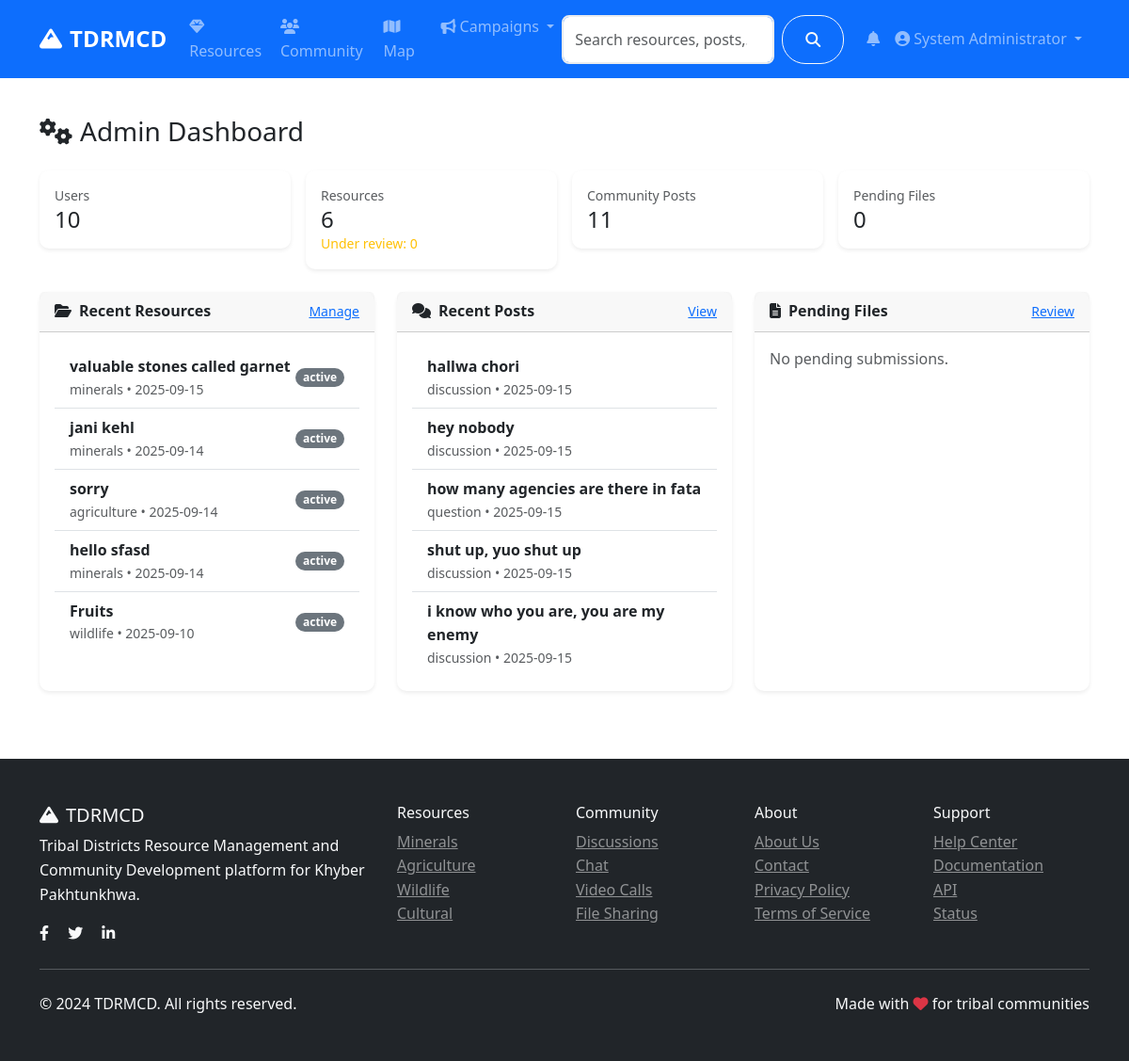
Page /admin/ (signed in) on the earlier database version.
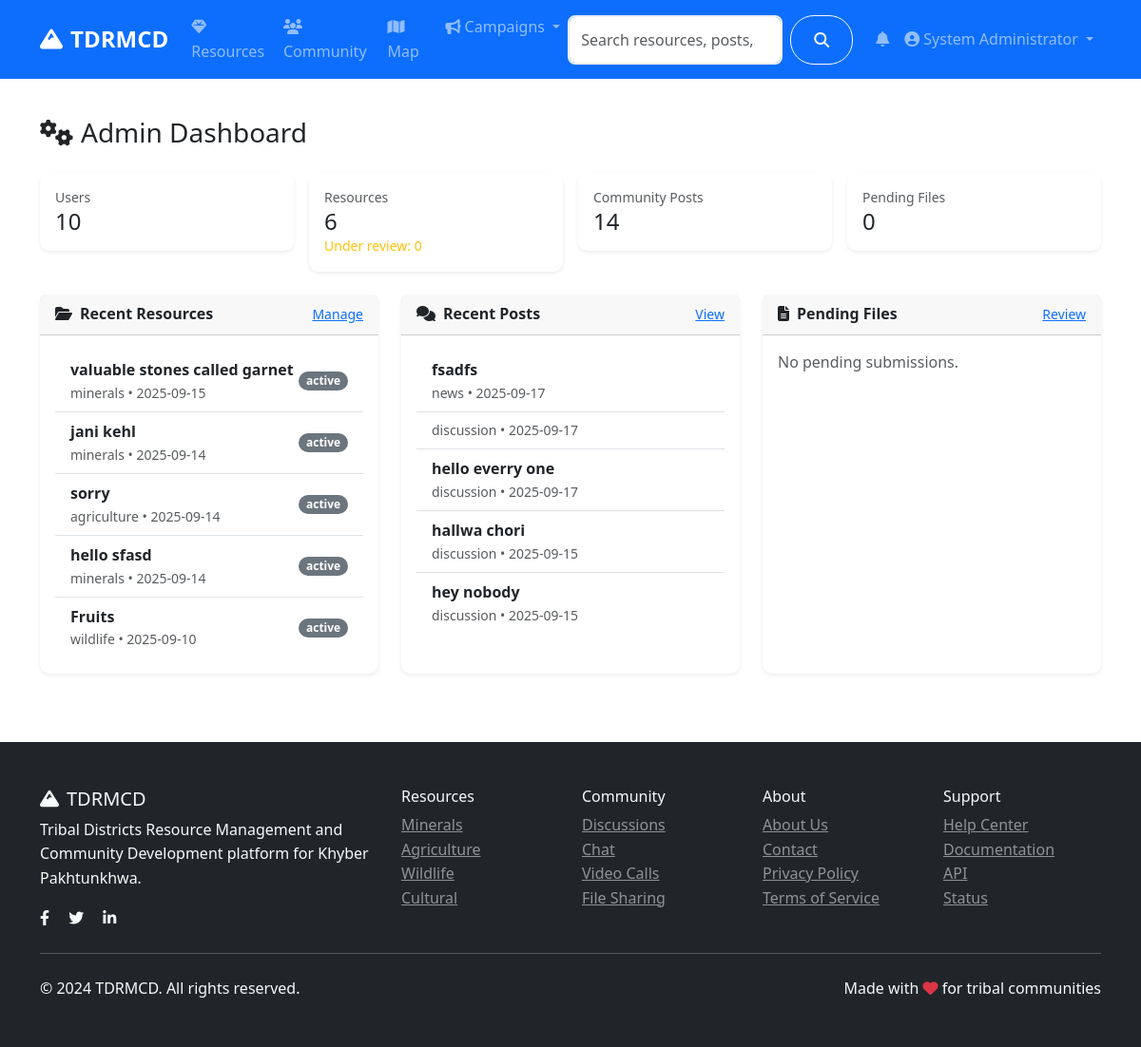
Same page on the later database version.
### models.py (models this page shows, shortened)
class Resource(db.Model):
    id = db.Column(db.Integer, primary_key=True)
    title = db.Column(db.String(200), nullable=False)
    description = db.Column(db.Text, nullable=False)
    category = db.Column(db.String(50), nullable=False)  # minerals, agriculture, wildlife, cultural
    subcategory = db.Column(db.String(50))  # gas, copper, coal, wheat, etc.
    location = db.Column(db.String(200))
    latitude = db.Column(db.Float)
    longitude = db.Column(db.Float)
    economic_value = db.Column(db.String(100))
    sustainability_info = db.Column(db.Text)
    image_url = db.Column(db.String(200))
    attachment_filename = db.Column(db.String(200))  # Stored filename
    attachment_original_name = db.Column(db.String(200))  # Original filename
    attachment_file_type = db.Column(db.String(50))  # File extension
    attachment_file_size = db.Column(db.Integer)  # File size in bytes
    attachment_reference = db.Column(db.Text)  # Required reference for validation
    status = db.Column(db.String(20), default='active')  # active, inactive, under_review
    author_id = db.Column(db.Integer, db.ForeignKey('user.id'), nullable=False)
    created_at = db.Column(db.DateTime, default=datetime.utcnow)
    updated_at = db.Column(db.DateTime, default=datetime.utcnow, onupdate=datetime.utcnow)

class CommunityPost(db.Model):
    id = db.Column(db.Integer, primary_key=True)
    title = db.Column(db.String(200), nullable=False)
    content = db.Column(db.Text, nullable=False)
    category = db.Column(db.String(50), nullable=False)  # discussion, question, announcement
    tags = db.Column(db.String(200))
    image_url = db.Column(db.String(200))
    likes = db.Column(db.Integer, default=0)
    views = db.Column(db.Integer, default=0)
    author_id = db.Column(db.Integer, db.ForeignKey('user.id'), nullable=False)
    created_at = db.Column(db.DateTime, default=datetime.utcnow)
    updated_at = db.Column(db.DateTime, default=datetime.utcnow, onupdate=datetime.utcnow)
    comments = db.relationship('Comment', backref='post', lazy='dynamic', cascade='all, delete-orphan')
    likes_relation = db.relationship('PostLike', backref='post', lazy='dynamic', cascade='all, delete-orphan')

### routes/admin.py (the view)
@admin_bp.route('/')
@login_required
@admin_required
def dashboard():
    stats = {
        'total_users': User.query.count(),
        'total_resources': Resource.query.count(),
        'pending_resources': Resource.query.filter_by(status='under_review').count(),
        'total_posts': CommunityPost.query.count(),
        'pending_files': FileSubmission.query.filter_by(status='pending').count(),
        'active_campaigns': Campaign.query.filter_by(is_active=True).count()
    }
    recent_resources = Resource.query.order_by(Resource.created_at.desc()).limit(5).all()
    recent_posts = CommunityPost.query.order_by(CommunityPost.created_at.desc()).limit(5).all()
    pending_files = FileSubmission.query.filter_by(status='pending').limit(5).all()
    return render_template('admin/dashboard.html',
                         stats=stats,
                         recent_resources=recent_resources,
                         recent_posts=recent_posts,
                         pending_files=pending_files)

### app.py (called while the page is built)
@login_manager.user_loader
def load_user(user_id):
    return User.query.get(int(user_id))

### models.py (called while the page is built)
    def get_full_name(self):
        return f"{self.first_name} {self.last_name}"

    def is_admin(self):
        return self.role == 'admin'

### routes/admin.py (called while the page is built)
def admin_required(f):
    @wraps(f)
    def decorated_function(*args, **kwargs):
        if not current_user.is_authenticated or not current_user.is_admin():
            flash('Access denied. Admin privileges required.', 'error')
            return redirect(url_for('main.index'))
        return f(*args, **kwargs)
    return decorated_function

### templates/admin/dashboard.html (shortened to what the changed rows need)
{% extends "base.html" %}
{% block content %}
<div class="container py-4">
    <div class="row g-3 mb-4">
        <div class="col-sm-6 col-lg-3">
            <div class="card shadow-sm">
                <div class="card-body">
                    <div class="text-muted small">Community Posts</div>
                    <div class="h4 mb-0">{{ stats.total_posts }}</div>
                </div>
            </div>
        </div>
    </div>
    <div class="row g-4">
        <div class="col-lg-4">
            <div class="card h-100 shadow-sm">
                <div class="card-body">
                    {% if recent_resources %}
                    <ul class="list-group list-group-flush">
                        {% for r in recent_resources %}
                        <li class="list-group-item d-flex justify-content-between align-items-center">
                            <div>
                                <div class="fw-semibold">{{ r.title }}</div>
                                <div class="small text-muted">{{ r.category }} • {{ r.created_at.strftime('%Y-%m-%d') }}</div>
                            </div>
                            <span class="badge bg-secondary">{{ r.status }}</span>
                        </li>
                        {% endfor %}
                    </ul>
                    {% else %}
                    <div class="text-muted">No recent resources.</div>
                    {% endif %}
                </div>
            </div>
        </div>
        <div class="col-lg-4">
            <div class="card h-100 shadow-sm">
                <div class="card-body">
                    {% if recent_posts %}
                    <ul class="list-group list-group-flush">
                        {% for p in recent_posts %}
                        <li class="list-group-item">
                            <div class="fw-semibold">{{ p.title }}</div>
                            <div class="small text-muted">{{ p.category }} • {{ p.created_at.strftime('%Y-%m-%d') }}</div>
                        </li>
                        {% endfor %}
                    </ul>
                    {% else %}
                    <div class="text-muted">No recent posts.</div>
                    {% endif %}
                </div>
            </div>
        </div>
    </div>
</div>
{% endblock %}

Differences in the rows shown:
no longer on this page (row edited): CommunityPost: title "how many agencies are there in fata", category "question", created_at "2025-09-15"
no longer on this page (row unchanged): CommunityPost: title "shut up, yuo shut up", category "discussion", created_at "2025-09-15"
no longer on this page (row unchanged): CommunityPost: title "i know who you are, you are my enemy", category "discussion", created_at "2025-09-15"
added CommunityPost: title "fsadfs", category "news", created_at "2025-09-17"
added CommunityPost: category "discussion", created_at "2025-09-17"
added CommunityPost: title "hello everry one", category "discussion", created_at "2025-09-17"
Other differences:
{{ stats.total_posts }}: "11" → "14"
